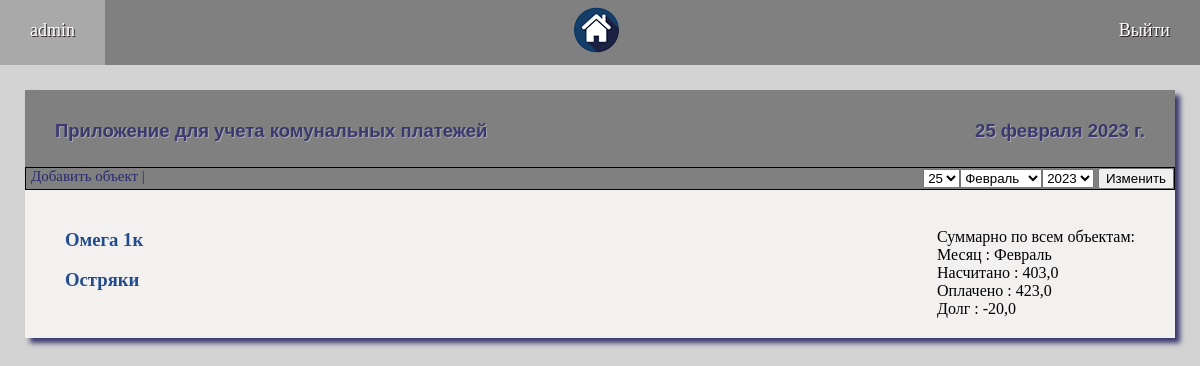
Page / (signed in) on the earlier database version.
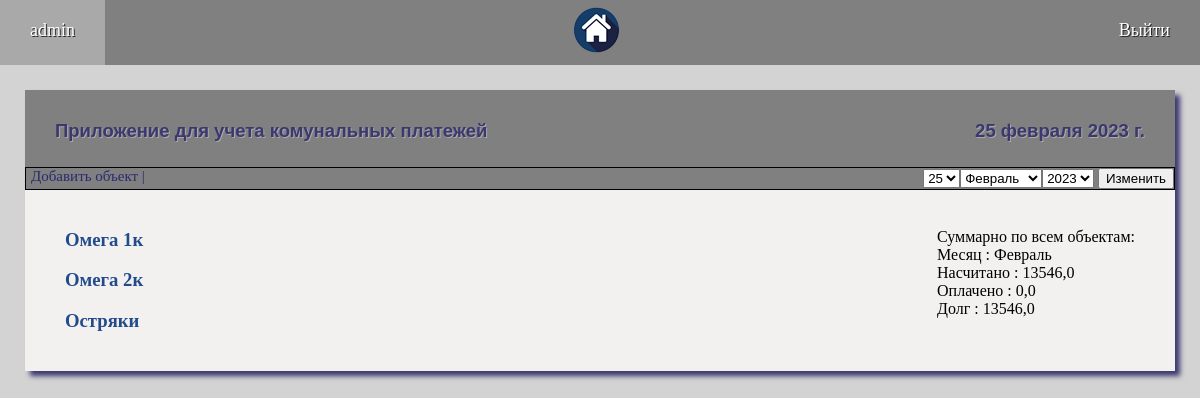
Same page on the later database version.
### compay/models.py (models this page shows, shortened)
class Appartment(models.Model):
    NAME = 'Объекты'
    CT = [('counter', 'Счетчик'), ('tarif', 'Тариф')]
    name = models.CharField(max_length=50, unique=True, blank=False, verbose_name="Название объекта")
    adress = models.CharField(max_length=100, blank=True, verbose_name="Адрес объекта")
    created = models.DateTimeField(auto_now_add=True, verbose_name="Дата создания")
    electricity = models.BooleanField(default=False, verbose_name="Электричество")
    el_is_counter = models.CharField(choices=CT, max_length=50, default='tarif', blank=False, verbose_name="Расчет по")
    el_counter_discrete = models.BooleanField(default=False, verbose_name="Тариф зависит от потребления (Да/Нет)")
    el_night = models.BooleanField(default=False, verbose_name="Счетчик день-ночь (Да/Нет)")
    water = models.BooleanField(default=False, verbose_name="Вода")
    wat_is_counter = models.CharField(choices=CT, max_length=50, default='tarif', blank=False, verbose_name="Расчет по")
    gas = models.BooleanField(default=False, verbose_name="Газ")
    gas_is_counter = models.CharField(choices=CT, max_length=50, default='tarif', blank=False, verbose_name="Расчет по")
    kv = models.BooleanField(default=False, verbose_name="Квартплата")
    tbo = models.BooleanField(default=False, verbose_name="ТБО")
    domofon = models.BooleanField(default=False, verbose_name="Домофон")
    inet = models.BooleanField(default=False, verbose_name="Интернет")
    other = models.BooleanField(default=False, verbose_name="Другой платеж")
    class Meta:
        verbose_name = 'Объект'
        verbose_name_plural = 'Обьекты'
        ordering = ['name']
    def __str__(self):
        return self.name

class PaySummary(models.Model):
    NAME = 'Суммарный расчет'
    topay = models.FloatField(default=0, verbose_name='К оплате')
    payed = models.FloatField(default=0, verbose_name='Оплачено')
    debt = models.FloatField(default=0, verbose_name='Долг по месяцу')
    debt_summary = models.FloatField(default=0, verbose_name='Долг итоговый')
    debt_sum_before = models.FloatField(default=0, verbose_name='Долг предыдущий')
    month = models.CharField(max_length=2, choices=MONTHES, verbose_name='Месяц расчета')
    created = models.DateTimeField(auto_now_add=True, verbose_name="Дата создания")
    updated = models.DateTimeField(auto_now=True, verbose_name="Дата изменения")
    comment = models.TextField(blank=True, verbose_name='Заметки')
    app = models.ForeignKey('Appartment', on_delete=models.CASCADE, verbose_name="Имя объекта")
    class Meta:
        verbose_name = 'Суммарный расчет'
        verbose_name_plural = 'Суммарный расчет'
        ordering = ['created']

### compay/views.py (the view)
# urls.py: path('', index, name='home'),
@login_required
def index(request):
    global msgs, date, month
    clean_msgs('Calculation-Tarif')
    clean_msgs('Calculation-Counter')
    clean_msgs('config_item')
    clean_msgs('Pay-Enter')
    if not request.user.is_authenticated:
        return redirect('login')
    if request.method == "POST":
        form = MonthForm(request.POST)
        if form.is_valid():
            date = form.cleaned_data['date']
    else:
        form = MonthForm()
    apps = Appartment.objects.all()
    if apps.count() > 0:
        obj = ''
    else:
        obj = 'Пока тут нет объектов. Добавьте новый'
    pay_sum_dict = {'Месяц': calendar.month_name[date.month], 'Насчитано': 0, 'Оплачено': 0, 'Долг': 0}
    for ap in apps:
        pay_sum = PaySummary.objects.filter(app=ap, month=date.month).first()
        if pay_sum:
            pay_sum_dict['Месяц'] = pay_sum.get_month_display
            pay_sum_dict['Насчитано'] += round(pay_sum.topay, 1)
            pay_sum_dict['Оплачено'] += round(pay_sum.payed, 1)
            pay_sum_dict['Долг'] += round(pay_sum.debt, 1)
    context = {'title': 'Приложение для учета комунальных платежей', 'menu': menu, 'msgs': msgs, 'apps': apps,
               'obj': obj, 'form': form, 'date': date, 'pay_sum_dict': pay_sum_dict}
    return render(request, 'compay/index.html', context)

### compay/forms.py
class MonthForm(forms.Form):
    MONTHES = {'1': 'Январь', '2': 'Февраль', '3': 'Март', '4': 'Апрель', '5': 'Май', '6': 'Июнь',
               '7': 'Июль', '8': 'Август', '9': 'Сентябрь', '10': 'Октябрь', '11': 'Ноябрь', '12': 'Декабрь'}
    date = forms.DateField(widget=forms.SelectDateWidget(months=MONTHES), label='',
                           initial=datetime.date.today, )

### compay/views.py (called while the page is built)
def clean_msgs(msg_to_clean=None):
    global msgs
    msgs_clean_list = ['Error']
    msgs_clean_list.append(msg_to_clean)
    for i in range(3):
        for msg in msgs:
            if msg['description'] in msgs_clean_list:
                msgs.remove(msg)

### compay/templates/compay/index.html (shortened to what this page needs)
{% extends 'compay/base.html' %}
{% block content %}
<div class="main">
    <div class="title">
        <div class="title_div">{{ title }}</div>
        <div>{{ date }}</div>
    </div>
    <div  class="submenu custom1">
        <a href="{% url 'add_app' %}" class="submenu_link">Добавить объект |</a>
        <form action="{% url 'home' %}" method="post">
            {{ form }}
            <button type="submit">Изменить</button>
        </form>
    </div>
    <div class="window">
        <div>
            {% for app in apps %}
            <h3><a href="{% url 'app' app.pk %}" class="links">{{ app }}</a></h3>
            {% endfor %}
        </div>
        <div>
            <br>Суммарно по всем объектам: <br>
            {% for key, value in pay_sum_dict.items %}
                {{ key }} : {{ value }} <br>
            {% endfor %}
        </div>
    </div>
</div>
{% endblock %}

### compay/templates/compay/base.html (shortened to what this page needs)
<!DOCTYPE html>
<html>
{% load static %}
<head>
	<link type="text/css" href="{% static 'compay/css/styles.css' %}" rel="stylesheet" />
</head>
<body>
{% block mainmenu %}
		<div class="menu">
		{% if request.user.is_authenticated %}
			<a href="{% url 'home' %}" class="menu_link">{{ user.username }}</a>
			<a href="{% url 'home' %}" class="menu_link_img"><img src="{% static 'compay/images/dom.png' %}" alt="Logo"></a>
			<a href="{% url 'logout' %}" class="menu_link">Выйти</a>
		{% else %}
			<p><br></p>
			<!-- <a href="{% url 'register' %}" class="menu_link">Регистрация</a>
			<a href="{% url 'login' %}" class="menu_link">Войти</a> -->
		{% endif %}
		</div>
{% endblock mainmenu %}
<div class="content">
{% block content %}
{% endblock %}
</div>
</body>
</html>

### compay/static/compay/css/styles.css (style rules this page uses)
html, body { background-color: lightgrey; margin: 0; }
.content { padding: 25px; }
.title { display: flex; justify-content: space-between; font-family: 'Arial'; font-size: 18.5px; color: #3b386f; background-color: grey; padding: 30px 30px 25px 30px; margin: 0px; text-shadow: 1px 1px darkgrey; font-weight: bold; }
.title_div { display: inline-block; vertical-align: middle; }
.menu { display: flex; justify-content: space-between; background-color: grey; font-size:18px; padding: 0px; }
.menu_link_img { padding: 5px 30px; }
.menu_link { color: white; text-decoration: none; text-shadow: 1px 1px #292222; padding: 20px 30px; }
.submenu { display: flex; background-color: grey; font-size:15px; padding: 0px; border: solid 1px black; }
.custom1 { justify-content: space-between; }
.submenu_link { display: block; min-width: 100px; margin: 0 5px; color: #292a6f; text-decoration: none; text-align: center; }
.links { text-decoration: none; color: #224b8c; transition: font-size 0.2s; }
.main { background-color: #f3f0f0; box-shadow: 5px 5px 5px #3b386f; }
.window { display: flex; justify-content: space-between; padding: 0px 40px 20px 40px; }

Differences in the rows shown:
added Appartment: name "Омега 2к"
Other differences:
new list line: "Насчитано : 13546,0"
new list line: "Оплачено : 0,0"
new list line: "Долг : 13546,0"
list line gone: "Насчитано : 403,0"
list line gone: "Оплачено : 423,0"
list line gone: "Долг : -20,0"
